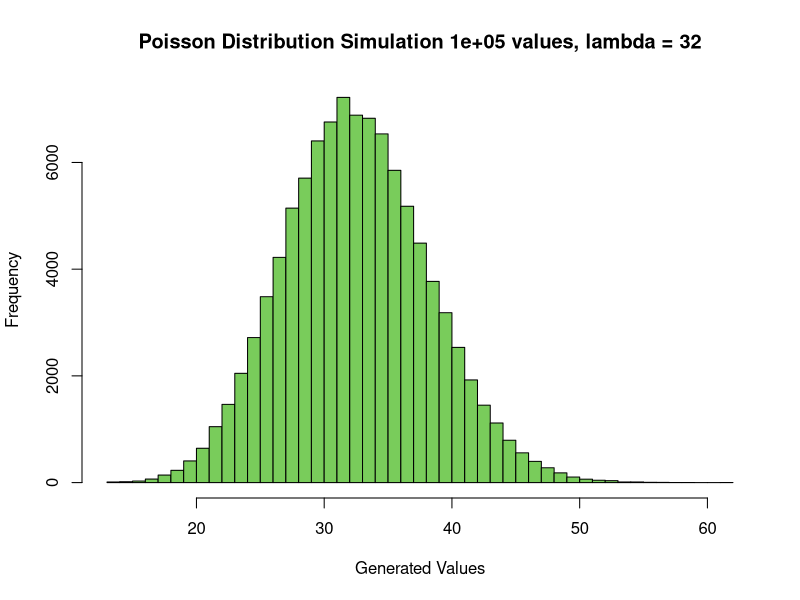

R code for this plot: (Note: this script raises an error after producing the figure.)
## Outputs and Strings ##
interval_format <-
          "Sample Probability: %f | Poisson Probability: %f | Error: %f"

## NUESTRA SEMILLA ##
set.seed(42069) ## jaja numero gracioso

## EJERCICIO 1 - GENERACION DE UNA MUESTRA DE TAMANYO N
### VARIABLES ###
size <- 100000
lambda <- 32
pois_vals <- integer()

## FUNCION PARA GENERAR NUESTROS VALORES DE LA DISTRIBUCION POISSON ##
gen_poisson_values <- function(lambda) {
  sum <- 0
  count <- 0
  while (sum < lambda) {
    sum <- sum - log(runif(1))
    count <- count + 1
  }
  return(count)
}

## GENERANDO NUESTOR VECTOR DE VALORES ##
for (i in 1:size) {
  pois_vals <- append(pois_vals, gen_poisson_values(lambda))
}
min_val <- min(pois_vals)
max_val <- max(pois_vals)

## EJERCICIO 2 - HISTOGRAMA DE LA DISTRIBUCION DE FRECUENCIAS ##
hist(pois_vals,
      main = paste("Poisson Distribution Simulation",
                    size, "values, lambda =", lambda
                  ),
      xlab = "Generated Values",
      xlim = c(min_val, max_val),
      breaks = max_val - min_val,
      col = "#79cc5b"
    )

## EJERCICIO 3 - ESTIMACION DE PROBABILIDADES DE INTERVALOS ##
error_sum <- 0
for (i in min_val:max_val) {
  prob_dist <- ppois(i, lambda)
  prob_sample <- length(which(pois_vals < i)) / size

  error <- abs(prob_dist - prob_sample) / prob_dist
  error_sum <- error_sum + error
  print(sprintf(interval_format,
                prob_sample,
                prob_dist,
                error
                )
        )
}
sprintf("Mean error : %f", error_sum / size)

## EJERCICIO 4 - VALORES PUNTUALES DE LA MEDIA Y LA VARIANZA MUESTRAL ##
pois_mean <- mean(pois_vals)
pois_var <- var(pois_vals)

## EJERICICIO 5 - APLICACION DEL TEOREMA CENTRAL DEL LIMITE ##
clt_function <- function(x) {
  num_aux <- (x - pois_mean) / sqrt(pois_var)
  return(num_aux)
}

clt_values <- sapply(pois_vals, clt_function)
clt_mean <- mean(clt_values)
clt_sd <- sd(clt_values)

# MEDIA Y VARIANZA DE LA DISTRIBUCION TRAS APLICAR CLT FUNCTION #
clt_mean
clt_var

## OBTENEMOS LOS HISTOGRAMAS DE AMBAS DISTRIBUCIONES DE VALORES ##
clt_hist <- hist(clt_values,
                  main = "CLT Function applied to values",
                  xlab = "Generated Values"
                )

sample_normal <- rnorm(100000)
norm <- hist(sample_normal,
              main = "Normal Distribution Values",
              xlab = "Generated Values",
            )

## PONEMOS LAS GRAFICAS SOLAPADAS PARA OBSERVAR LAS DIFERENCIAS :> #
plot(clt_hist,
      main = "Histogram Comparison",
      xlab = "Generated Values",
      col = rgb(0, 0, 1, 0.45)
    )
plot(norm,
      col = rgb(255 / 255, 192 / 255, 203 / 255, 0.45),
      add = T
    )
